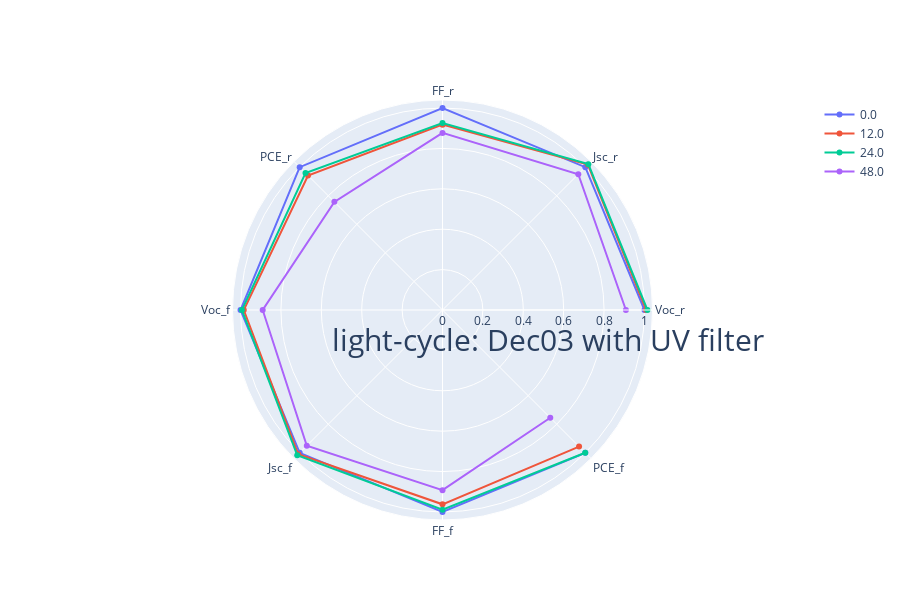
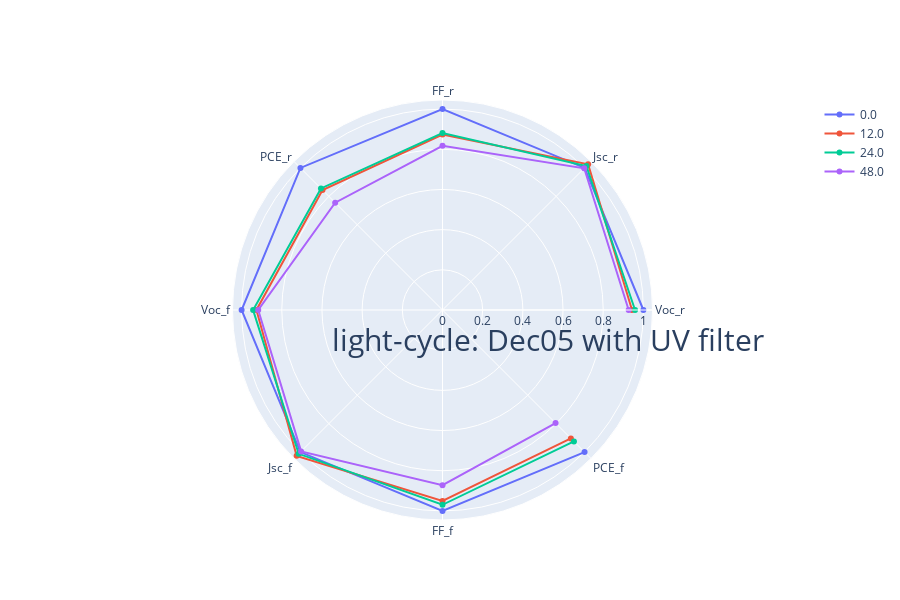
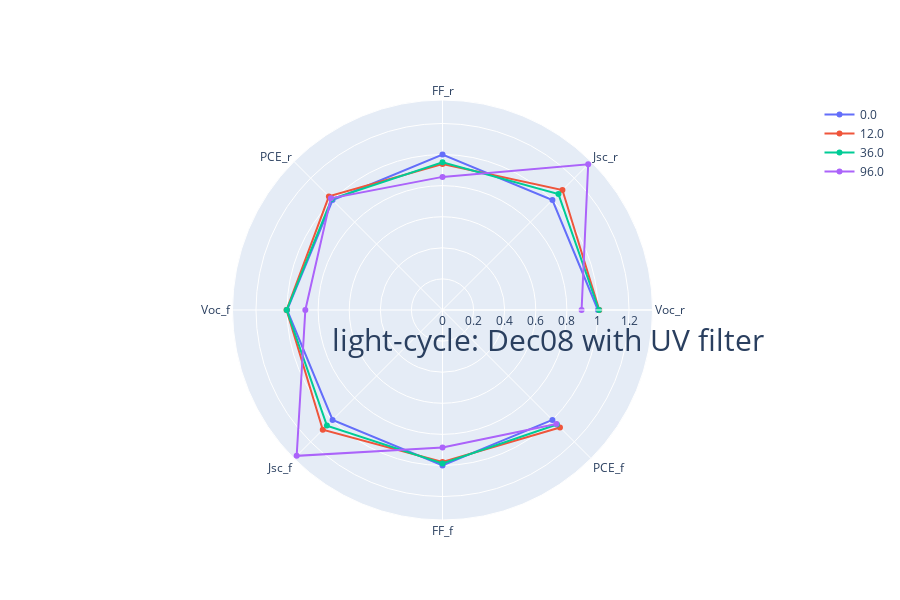
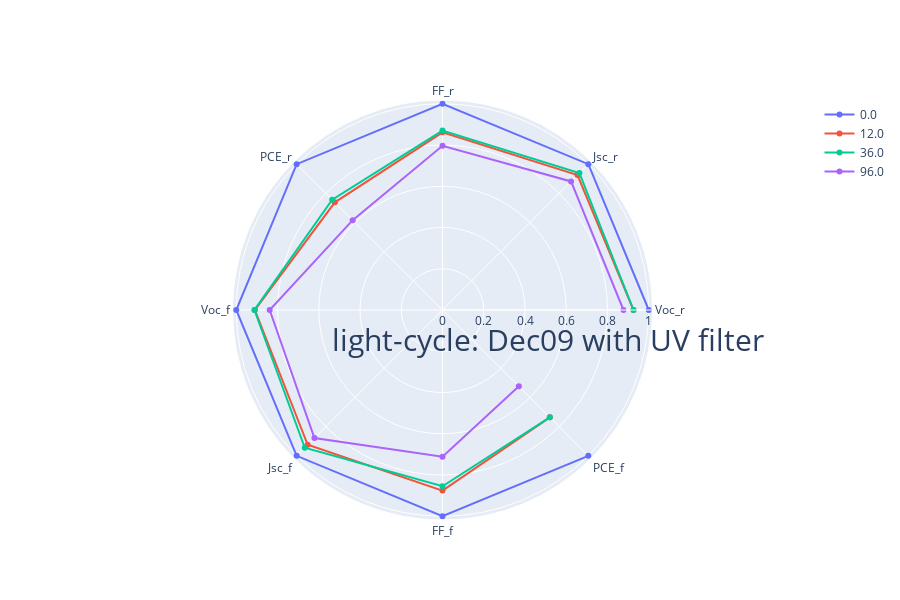

Notebook cell for these charts, in order:
### Markdown cell above
## Draw all cell performance change ratio

### Code cell
mf.draw_cell_performance(data)

### Figure 1 — Plotly figure (JSON) as saved in the notebook; plotly's stock layout.template omitted (floating-point values rounded to 4 significant figures)
{"data": [{"name": "0.0", "r": [1, 1, 1, 1, 1, 1, 1, 1], "theta": ["Voc_r", "Jsc_r", "FF_r", "PCE_r", "Voc_f", "Jsc_f", "FF_f", "PCE_f"], "type": "scatterpolar"}, {"name": "12.0", "r": [1.008, 1.018, 0.9178, 0.9418, 0.9839, 1.01, 0.9621, 0.9563], "theta": ["Voc_r", "Jsc_r", "FF_r", "PCE_r", "Voc_f", "Jsc_f", "FF_f", "PCE_f"], "type": "scatterpolar"}, {"name": "24.0", "r": [1.015, 1.021, 0.9258, 0.9593, 0.9931, 1.017, 0.9892, 0.9993], "theta": ["Voc_r", "Jsc_r", "FF_r", "PCE_r", "Voc_f", "Jsc_f", "FF_f", "PCE_f"], "type": "scatterpolar"}, {"name": "48.0", "r": [0.9081, 0.9509, 0.8768, 0.7571, 0.8903, 0.9502, 0.892, 0.7546], "theta": ["Voc_r", "Jsc_r", "FF_r", "PCE_r", "Voc_f", "Jsc_f", "FF_f", "PCE_f"], "type": "scatterpolar"}], "layout": {"height": 600, "polar": {"radialaxis": {"title": {"font": {"size": 30}, "text": "light-cycle: Dec03 with UV filter"}, "visible": true}}, "showlegend": true}}

### Figure 2 — Plotly figure (JSON) as saved in the notebook; plotly's stock layout.template omitted (floating-point values rounded to 4 significant figures)
{"data": [{"name": "0.0", "r": [1, 1, 1, 1, 1, 1, 1, 1], "theta": ["Voc_r", "Jsc_r", "FF_r", "PCE_r", "Voc_f", "Jsc_f", "FF_f", "PCE_f"], "type": "scatterpolar"}, {"name": "12.0", "r": [0.9433, 1.025, 0.8734, 0.8446, 0.9262, 1.027, 0.9505, 0.9038], "theta": ["Voc_r", "Jsc_r", "FF_r", "PCE_r", "Voc_f", "Jsc_f", "FF_f", "PCE_f"], "type": "scatterpolar"}, {"name": "24.0", "r": [0.9584, 1.013, 0.8811, 0.8555, 0.9427, 1.012, 0.9696, 0.9254], "theta": ["Voc_r", "Jsc_r", "FF_r", "PCE_r", "Voc_f", "Jsc_f", "FF_f", "PCE_f"], "type": "scatterpolar"}, {"name": "48.0", "r": [0.9266, 0.9976, 0.8173, 0.7555, 0.9172, 0.9952, 0.8719, 0.7959], "theta": ["Voc_r", "Jsc_r", "FF_r", "PCE_r", "Voc_f", "Jsc_f", "FF_f", "PCE_f"], "type": "scatterpolar"}], "layout": {"height": 600, "polar": {"radialaxis": {"title": {"font": {"size": 30}, "text": "light-cycle: Dec05 with UV filter"}, "visible": true}}, "showlegend": true}}

### Figure 3 — Plotly figure (JSON) as saved in the notebook; plotly's stock layout.template omitted (floating-point values rounded to 4 significant figures)
{"data": [{"name": "0.0", "r": [1, 1, 1, 1, 1, 1, 1, 1], "theta": ["Voc_r", "Jsc_r", "FF_r", "PCE_r", "Voc_f", "Jsc_f", "FF_f", "PCE_f"], "type": "scatterpolar"}, {"name": "12.0", "r": [1.009, 1.091, 0.9389, 1.034, 1.003, 1.089, 0.9779, 1.069], "theta": ["Voc_r", "Jsc_r", "FF_r", "PCE_r", "Voc_f", "Jsc_f", "FF_f", "PCE_f"], "type": "scatterpolar"}, {"name": "36.0", "r": [1.007, 1.055, 0.95, 1.009, 1.002, 1.052, 0.9877, 1.041], "theta": ["Voc_r", "Jsc_r", "FF_r", "PCE_r", "Voc_f", "Jsc_f", "FF_f", "PCE_f"], "type": "scatterpolar"}, {"name": "96.0", "r": [0.8948, 1.326, 0.8564, 1.016, 0.8824, 1.327, 0.8852, 1.037], "theta": ["Voc_r", "Jsc_r", "FF_r", "PCE_r", "Voc_f", "Jsc_f", "FF_f", "PCE_f"], "type": "scatterpolar"}], "layout": {"height": 600, "polar": {"radialaxis": {"title": {"font": {"size": 30}, "text": "light-cycle: Dec08 with UV filter"}, "visible": true}}, "showlegend": true}}

### Figure 4 — Plotly figure (JSON) as saved in the notebook; plotly's stock layout.template omitted (floating-point values rounded to 4 significant figures)
{"data": [{"name": "0.0", "r": [1, 1, 1, 1, 1, 1, 1, 1], "theta": ["Voc_r", "Jsc_r", "FF_r", "PCE_r", "Voc_f", "Jsc_f", "FF_f", "PCE_f"], "type": "scatterpolar"}, {"name": "12.0", "r": [0.9259, 0.9255, 0.8612, 0.738, 0.9096, 0.9244, 0.8755, 0.7362], "theta": ["Voc_r", "Jsc_r", "FF_r", "PCE_r", "Voc_f", "Jsc_f", "FF_f", "PCE_f"], "type": "scatterpolar"}, {"name": "36.0", "r": [0.9261, 0.9388, 0.8699, 0.7563, 0.912, 0.9444, 0.8544, 0.736], "theta": ["Voc_r", "Jsc_r", "FF_r", "PCE_r", "Voc_f", "Jsc_f", "FF_f", "PCE_f"], "type": "scatterpolar"}, {"name": "96.0", "r": [0.8775, 0.8815, 0.7962, 0.6159, 0.8379, 0.878, 0.7118, 0.5236], "theta": ["Voc_r", "Jsc_r", "FF_r", "PCE_r", "Voc_f", "Jsc_f", "FF_f", "PCE_f"], "type": "scatterpolar"}], "layout": {"height": 600, "polar": {"radialaxis": {"title": {"font": {"size": 30}, "text": "light-cycle: Dec09 with UV filter"}, "visible": true}}, "showlegend": true}}
